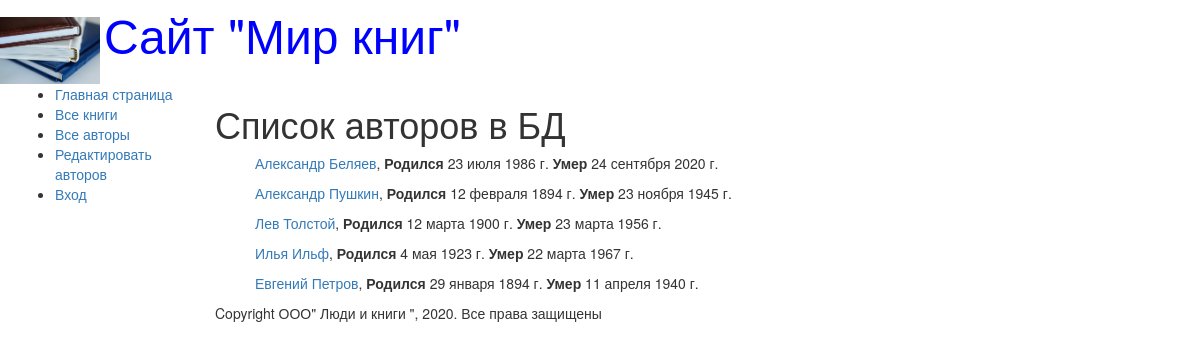
Before: /authors/ with the older database file.
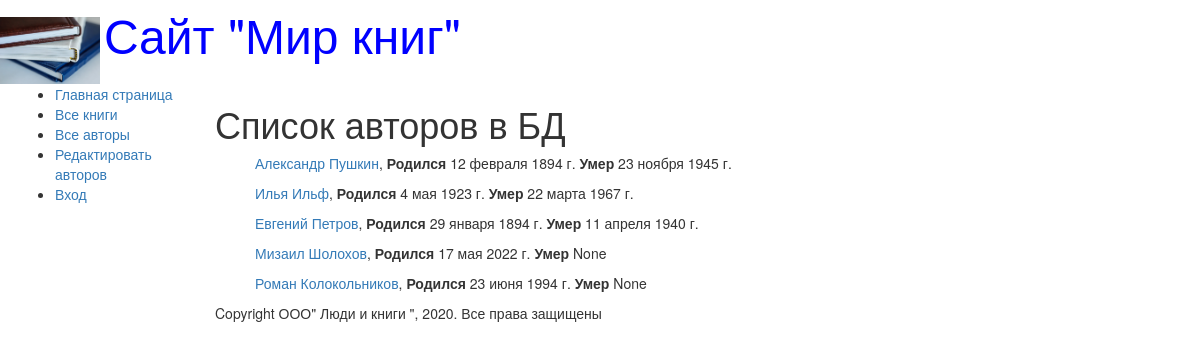
After: the same page with the newer database file.
### catalog/models.py (models this page shows, shortened)
class Author(models.Model):
    first_name = models.CharField(max_length=100, help_text='Введите имя автора', verbose_name='Имя автора')
    last_name = models.CharField(max_length=100, help_text='Введите фамилию автора', verbose_name='Фамилия автора')
    date_of_birth = models.DateField(help_text="Введите дату рождения", verbose_name='Дата рождения', null=True, blank=True)
    date_of_death = models.DateField(help_text="Введите дату смерти", verbose_name='Дата смерти', null=True, blank=True)
    def get_absolute_url(self):
        return reverse('author-detail', args=[str(self.id)])

### catalog/views.py (the view)
# urls.py: url(r'^authors/$', views.AuthorListView.as_view(), name='authors'),
class AuthorListView(generic.ListView):
    model=Author
    paginate_by = 10

### catalog/templates/catalog/author_list.html
{% extends "base_generic.html" %}
{% block content %}
    <h1>Список авторов в БД</h1>
    {% if author_list %}
    <ul>
        {% for author in author_list %}
            <p><a href="{{ author.get_absolute_url }}">{{author.first_name}}  {{author.last_name }}</a>, <strong>Родился </strong>{{author.date_of_birth}}
            <strong>Умер </strong>{{author.date_of_death}}</p>
        {% endfor %}
    </ul>
    {% else %}
    <p>В базе данных нет авторов</p>
    {% endif %}
{% endblock %}

### catalog/templates/base_generic.html (shortened to what this page needs)
<!DOCTYPE html>
<html lang="en">
<head>
    <link rel="stylesheet" href="https://maxcdn.bootstrapcdn.com/bootstrap/3.3.7/css/bootstrap.min.css">
    {% load static %}
    <link rel="stylesheet" href="{% static 'css/style.css' %}">
    {% block head %}
    <img src="{%static 'images/logotip.jpg' %}" style="width:100px; height;100px;" align="absmiddle">
    <font size=7, color= "blue" >Сайт "Мир книг"</font>
    {% endblock %}
</head>
<body>
<div class="container-fluid">
    <div class="row">
        <div class="col-sm-2">
            {% block sidebar %}
            <ul class="sidebar-nav">
                <li><a href="{% url 'index' %}">Главная страница</a></li>
                <li><a href="{% url 'books' %}">Все книги</a></li>
                <li><a href="{% url 'authors' %}">Все авторы</a></li>
                <li><a href="{% url 'authors_add' %}">Редактировать авторов</a></li>
                {% if user.is_authenticated %}
                <li><a href="{% url 'book_create' %}">Добавить книгу</a></li>
                <li>Пользователь: {{ user.get_username}}</li>
                <li><a href="{% url 'my-borrowed' %}">Мои заказы</a></li>
                <li><a href="{% url 'logout' %}?next={{ request.path }}">Выход</a></li>
                {% else %}
                <li><a href="{% url 'login' %}?next={{ request.path }}">Вход</a></li>
                {% endif %}
            </ul>
            {% endblock %}
        </div>
        <div class="col-sm-10">
            {% block content %} {% endblock %}
            {% block footer %}
                {% block copyright %}
            <p>Copyright ООО" Люди и книги ", 2020. Все права защищены</p>
                {% endblock %}
            {% endblock %}
        </div>
    </div>
</div>
</body>
</html>

Changed rows visible on the page:
removed Author: first_name "Александр", last_name "Беляев", date_of_birth "23 июля 1986 г.", date_of_death "24 сентября 2020 г."
removed Author: first_name "Лев", last_name "Толстой", date_of_birth "12 марта 1900 г.", date_of_death "23 марта 1956 г."
added Author: first_name "Мизаил", last_name "Шолохов", date_of_birth "17 мая 2022 г.", date_of_death "None"
added Author: first_name "Роман", last_name "Колокольников", date_of_birth "23 июня 1994 г.", date_of_death "None"
